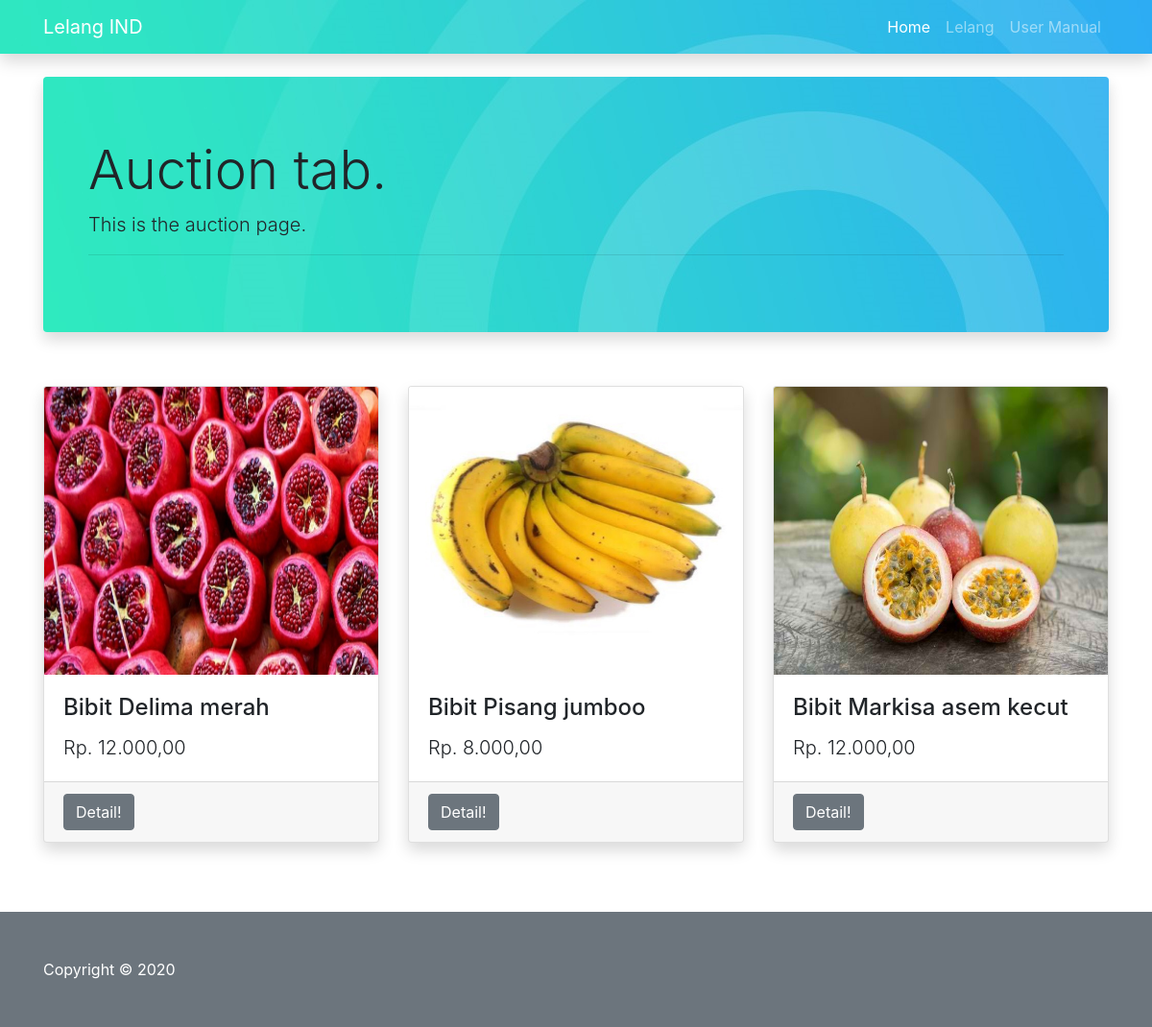
Screenshot of /?page=lelang with the database file from the repository.
### tables this page shows
CREATE TABLE `tb_lelang` (
  `id_lelang` int(11) NOT NULL,
  `id_barang` int(11) NOT NULL,
  `tgl_lelang` date NOT NULL,
  `nama_file` varchar(255) NOT NULL,
  `harga_akhir` int(20) DEFAULT NULL,
  `id_user` int(11) DEFAULT NULL,
  `id_petugas` int(11) NOT NULL,
  `status` enum('dibuka','ditutup') NOT NULL
);

CREATE TABLE `tb_barang` (
  `id_barang` int(11) NOT NULL,
  `nama_barang` varchar(25) NOT NULL,
  `tgl` date NOT NULL,
  `harga_awal` int(20) NOT NULL,
  `nama_file` varchar(255) NOT NULL,
  `deskripsi_barang` varchar(100) NOT NULL
);

### page/lelang/lelang.php (the view, shortened to what this page needs)
<div class="container">
  <div class="jumbotron shadow rounded" style="background: url(img/jumbotron.jpg);">
  <div class="container">
    <h1 class="display-4">Auction tab.</h1>
    <p class="lead">This is the auction page.</p>
    <hr>
  </div>
</div>
<br>
<div class="row">
  <?php
$koneksi = mysqli_connect('localhost', 'root', '', 'dblelang');
$querykamu = mysqli_query($koneksi, "Select * From tb_lelang Where status='dibuka'");
while ($data = mysqli_fetch_array($querykamu))
{
  $id_barang = $data['id_barang'];
  $id_lelang = $data['id_lelang'];
  $query_barang = mysqli_query($koneksi, "Select * From tb_barang Where id_barang='$id_barang'");
  $data = mysqli_fetch_assoc($query_barang);
  $harga_rupiah = "Rp. " . number_format($data['harga_awal'],2,',','.');
?>
      <div class="col-md-4 mb-5">
        <div class="card h-100 shadow">
          <img class="card-img-top"  height="300" src="img/<?= $data['nama_file'] ?>" alt="">
          <div class="card-body">
            <h4 class="card-title"><?= $data['nama_barang']; ?></h4>
            <p class="card-text lead"><?php echo $harga_rupiah ?></p>
          </div>
          <div class="card-footer">
            <a href="?page=lelang&perintah=detailbarang&id_barang=<?php echo $data['id_barang'];?>&id_lelang=<?php echo $id_lelang;?>" class="btn btn-secondary">Detail!</a>
          </div>
        </div>
      </div>
      <?php }
      ?>
    </div>
</div>

### index.php (shortened to what this page needs)
<!DOCTYPE html>
<html lang="en">
<head>
  <link href="vendor/bootstrap/css/bootstrap.min.css" rel="stylesheet">
  <link href="vendor/bootstrap/css/spin.css" rel="stylesheet">
  <link href="vendor/bootstrap/css/business-frontpage.css" rel="stylesheet">
</head>
  <nav class="navbar navbar-expand-lg navbar-dark bg-info fixed-top shadow" style="background: url(img/jumbotron.jpg);">
    <div class="container">
      <a class="navbar-brand" href="index.php">Lelang IND</a>
      <div class="collapse navbar-collapse" id="navbarResponsive">
        <ul class="navbar-nav ml-auto">
          <li class="nav-item active">
            <a class="nav-link" href="index.php">Home
            </a>
          </li>
          <li class="nav-item">
            <a class="nav-link" href="?page=lelang">Lelang</a>
          </li>
          <li class="nav-item">
            <a class="nav-link" href="?page=about">User Manual</a>
          </li>
        </ul>
      </div>
    </div>
  </nav>
<br>
  <?php
      $page = $_GET['page'];
      $perintah = $_GET['perintah'];
      if ($page == "lelang") {
        if ($perintah == "") {
          include 'page/lelang/lelang.php';
        }elseif ($perintah == 'detailbarang') {
          include 'page/lelang/detailbarang.php';
        }elseif ($perintah == 'pengumuman') {
          include 'page/lelang/pengumuman.php';
        }elseif ($perintah == 'penawaran') {
          include 'page/lelang/penawaran.php';
        }
      }
  ?>
  <br>
  <footer class="py-5 bg-secondary" style="">
      <div class="container" style="">
        <p class="m-0 text-left text-white">Copyright &copy; 2020</p>
      </div>
  </footer>
</body>
</html>

### rows the page displays
tb_lelang: id_barang.nama_file (picture), id_barang.nama_barang "Bibit Delima merah", id_barang.harga_awal "Rp. 12.000,00"
tb_lelang: id_barang.nama_file (picture), id_barang.nama_barang "Bibit Pisang jumboo", id_barang.harga_awal "Rp. 8.000,00"
tb_lelang: id_barang.nama_file (picture), id_barang.nama_barang "Bibit Markisa asem kecut", id_barang.harga_awal "Rp. 12.000,00"
